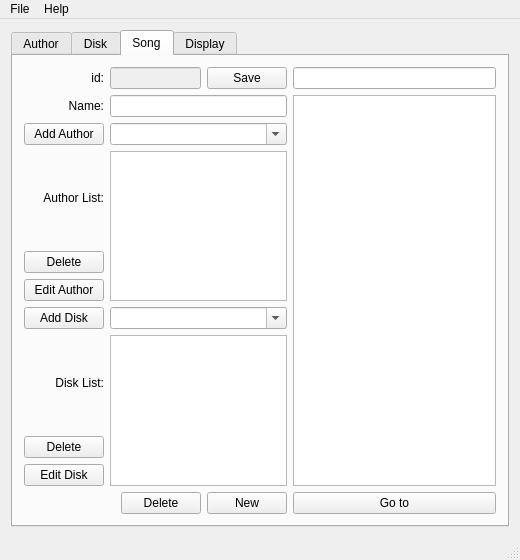
<?xml version="1.0" encoding="UTF-8"?>
<ui version="4.0">
 <class>MainWindow</class>
 <widget class="QMainWindow" name="MainWindow">
  <property name="geometry">
   <rect>
    <x>0</x>
    <y>0</y>
    <width>520</width>
    <height>560</height>
   </rect>
  </property>
  <property name="windowTitle">
   <string>MainWindow</string>
  </property>
  <widget class="QWidget" name="centralWidget">
   <layout class="QGridLayout" name="gridLayout">
    <property name="leftMargin">
     <number>0</number>
    </property>
    <property name="topMargin">
     <number>0</number>
    </property>
    <property name="rightMargin">
     <number>0</number>
    </property>
    <property name="bottomMargin">
     <number>0</number>
    </property>
    <item row="0" column="0">
     <widget class="QScrollArea" name="scrollArea">
      <property name="frameShape">
       <enum>QFrame::NoFrame</enum>
      </property>
      <property name="widgetResizable">
       <bool>true</bool>
      </property>
      <widget class="QWidget" name="scrollAreaWidgetContents">
       <property name="geometry">
        <rect>
         <x>0</x>
         <y>0</y>
         <width>520</width>
         <height>518</height>
        </rect>
       </property>
       <layout class="QGridLayout" name="gridLayout_2">
        <item row="0" column="0">
         <widget class="QTabWidget" name="tabWidget">
          <property name="currentIndex">
           <number>2</number>
          </property>
          <widget class="QWidget" name="tabAuthor">
           <attribute name="title">
            <string>Author</string>
           </attribute>
           <layout class="QGridLayout" name="gridLayout_4">
            <item row="0" column="0">
             <layout class="QGridLayout" name="gridLayout_3">
              <item row="2" column="0">
               <widget class="QLabel" name="labelAuthorSongList">
                <property name="text">
                 <string>Song List:</string>
                </property>
                <property name="alignment">
                 <set>Qt::AlignRight|Qt::AlignTrailing|Qt::AlignVCenter</set>
                </property>
               </widget>
              </item>
              <item row="3" column="0">
               <widget class="QPushButton" name="pushButtonAuthorEditSong">
                <property name="text">
                 <string>Edit Song</string>
                </property>
               </widget>
              </item>
              <item row="1" column="0">
               <widget class="QLabel" name="labelAuthorName">
                <property name="text">
                 <string>Name:</string>
                </property>
                <property name="alignment">
                 <set>Qt::AlignRight|Qt::AlignTrailing|Qt::AlignVCenter</set>
                </property>
               </widget>
              </item>
              <item row="2" column="1" rowspan="2" colspan="4">
               <widget class="QListWidget" name="listWidgetAuthorSongList"/>
              </item>
              <item row="0" column="0">
               <widget class="QLabel" name="labelAuthorId">
                <property name="text">
                 <string>id:</string>
                </property>
                <property name="alignment">
                 <set>Qt::AlignRight|Qt::AlignTrailing|Qt::AlignVCenter</set>
                </property>
               </widget>
              </item>
              <item row="1" column="1" colspan="4">
               <widget class="QLineEdit" name="lineEditAuthorName"/>
              </item>
              <item row="0" column="4">
               <widget class="QPushButton" name="pushButtonAuthorSave">
                <property name="text">
                 <string>Save</string>
                </property>
               </widget>
              </item>
              <item row="4" column="2" colspan="2">
               <widget class="QPushButton" name="pushButtonAuthorDelete">
                <property name="text">
                 <string>Delete</string>
                </property>
               </widget>
              </item>
              <item row="4" column="4">
               <widget class="QPushButton" name="pushButtonAuthorNew">
                <property name="text">
                 <string>New</string>
                </property>
               </widget>
              </item>
              <item row="1" column="5" rowspan="3">
               <widget class="QListWidget" name="listWidgetAuthorGoTo"/>
              </item>
              <item row="0" column="5">
               <widget class="QLineEdit" name="lineEditAuthorSearch"/>
              </item>
              <item row="4" column="5">
               <widget class="QPushButton" name="pushButtonAuthorGoTo">
                <property name="text">
                 <string>Go to</string>
                </property>
               </widget>
              </item>
              <item row="0" column="1" colspan="3">
               <widget class="QLineEdit" name="lineEditAuthorId">
                <property name="enabled">
                 <bool>false</bool>
                </property>
                <property name="text">
                 <string/>
                </property>
               </widget>
              </item>
             </layout>
            </item>
           </layout>
          </widget>
          <widget class="QWidget" name="tabDisk">
           <attribute name="title">
            <string>Disk</string>
           </attribute>
           <layout class="QGridLayout" name="gridLayout_7">
            <item row="0" column="0">
             <layout class="QGridLayout" name="gridLayout_6">
              <item row="0" column="0">
               <widget class="QLabel" name="labelDiskId">
                <property name="text">
                 <string>id:</string>
                </property>
                <property name="alignment">
                 <set>Qt::AlignRight|Qt::AlignTrailing|Qt::AlignVCenter</set>
                </property>
               </widget>
              </item>
              <item row="1" column="0">
               <widget class="QLabel" name="labelDiskName">
                <property name="text">
                 <string>Name:</string>
                </property>
                <property name="alignment">
                 <set>Qt::AlignRight|Qt::AlignTrailing|Qt::AlignVCenter</set>
                </property>
               </widget>
              </item>
              <item row="2" column="0">
               <widget class="QLabel" name="labelAuthorDiskList">
                <property name="text">
                 <string>Song List:</string>
                </property>
                <property name="alignment">
                 <set>Qt::AlignRight|Qt::AlignTrailing|Qt::AlignVCenter</set>
                </property>
               </widget>
              </item>
              <item row="2" column="1" rowspan="2" colspan="4">
               <widget class="QListWidget" name="listWidgetDiskSongList"/>
              </item>
              <item row="3" column="0">
               <widget class="QPushButton" name="pushButtonDiskEditSong">
                <property name="text">
                 <string>Edit Song</string>
                </property>
               </widget>
              </item>
              <item row="4" column="4">
               <widget class="QPushButton" name="pushButtonDiskNew">
                <property name="text">
                 <string>New</string>
                </property>
               </widget>
              </item>
              <item row="1" column="1" colspan="4">
               <widget class="QLineEdit" name="lineEditDiskName"/>
              </item>
              <item row="0" column="4">
               <widget class="QPushButton" name="pushButtonDiskSave">
                <property name="text">
                 <string>Save</string>
                </property>
               </widget>
              </item>
              <item row="4" column="2" colspan="2">
               <widget class="QPushButton" name="pushButtonDiskDelete">
                <property name="text">
                 <string>Delete</string>
                </property>
               </widget>
              </item>
              <item row="0" column="1" colspan="3">
               <widget class="QLineEdit" name="lineEditDiskId">
                <property name="enabled">
                 <bool>false</bool>
                </property>
               </widget>
              </item>
              <item row="0" column="5">
               <widget class="QLineEdit" name="lineEditDiskSearch"/>
              </item>
              <item row="4" column="5">
               <widget class="QPushButton" name="pushButtonDiskGoTo">
                <property name="text">
                 <string>Go to</string>
                </property>
               </widget>
              </item>
              <item row="1" column="5" rowspan="3">
               <widget class="QListWidget" name="listWidgetDiskGoTo"/>
              </item>
             </layout>
            </item>
           </layout>
          </widget>
          <widget class="QWidget" name="tabSong">
           <attribute name="title">
            <string>Song</string>
           </attribute>
           <layout class="QGridLayout" name="gridLayout_9">
            <item row="0" column="0">
             <layout class="QGridLayout" name="gridLayout_8">
              <item row="1" column="1" colspan="4">
               <widget class="QLineEdit" name="lineEditSongName"/>
              </item>
              <item row="0" column="1" colspan="3">
               <widget class="QLineEdit" name="lineEditSongId">
                <property name="enabled">
                 <bool>false</bool>
                </property>
               </widget>
              </item>
              <item row="10" column="4">
               <widget class="QPushButton" name="pushButtonSongNew">
                <property name="text">
                 <string>New</string>
                </property>
               </widget>
              </item>
              <item row="7" column="0">
               <widget class="QLabel" name="labelSongDiskList">
                <property name="text">
                 <string>Disk List:</string>
                </property>
                <property name="alignment">
                 <set>Qt::AlignRight|Qt::AlignTrailing|Qt::AlignVCenter</set>
                </property>
               </widget>
              </item>
              <item row="3" column="1" rowspan="3" colspan="4">
               <widget class="QListWidget" name="listWidgetSongAuthorList"/>
              </item>
              <item row="0" column="0">
               <widget class="QLabel" name="labelSongId">
                <property name="text">
                 <string>id:</string>
                </property>
                <property name="alignment">
                 <set>Qt::AlignRight|Qt::AlignTrailing|Qt::AlignVCenter</set>
                </property>
               </widget>
              </item>
              <item row="4" column="0">
               <widget class="QPushButton" name="pushButtonSongDeleteAuthor">
                <property name="text">
                 <string>Delete</string>
                </property>
               </widget>
              </item>
              <item row="9" column="0">
               <widget class="QPushButton" name="pushButtonSongEditDisk">
                <property name="text">
                 <string>Edit Disk</string>
                </property>
               </widget>
              </item>
              <item row="5" column="0">
               <widget class="QPushButton" name="pushButtonSongEditAuthor">
                <property name="text">
                 <string>Edit Author</string>
                </property>
               </widget>
              </item>
              <item row="3" column="0">
               <widget class="QLabel" name="labelSongAuthorList">
                <property name="text">
                 <string>Author List:</string>
                </property>
                <property name="alignment">
                 <set>Qt::AlignRight|Qt::AlignTrailing|Qt::AlignVCenter</set>
                </property>
               </widget>
              </item>
              <item row="1" column="0">
               <widget class="QLabel" name="labelSongName">
                <property name="text">
                 <string>Name:</string>
                </property>
                <property name="alignment">
                 <set>Qt::AlignRight|Qt::AlignTrailing|Qt::AlignVCenter</set>
                </property>
               </widget>
              </item>
              <item row="7" column="1" rowspan="3" colspan="4">
               <widget class="QListWidget" name="listWidgetSongDiskList"/>
              </item>
              <item row="0" column="4">
               <widget class="QPushButton" name="pushButtonSongSave">
                <property name="text">
                 <string>Save</string>
                </property>
               </widget>
              </item>
              <item row="8" column="0">
               <widget class="QPushButton" name="pushButtonSongDeleteDisk">
                <property name="text">
                 <string>Delete</string>
                </property>
               </widget>
              </item>
              <item row="10" column="2" colspan="2">
               <widget class="QPushButton" name="pushButtonSongDelete">
                <property name="text">
                 <string>Delete</string>
                </property>
               </widget>
              </item>
              <item row="1" column="5" rowspan="9">
               <widget class="QListWidget" name="listWidgetSongGoTo"/>
              </item>
              <item row="10" column="5">
               <widget class="QPushButton" name="pushButtonSongGoTo">
                <property name="text">
                 <string>Go to</string>
                </property>
               </widget>
              </item>
              <item row="0" column="5">
               <widget class="QLineEdit" name="lineEditSongSearch"/>
              </item>
              <item row="2" column="0">
               <widget class="QPushButton" name="pushButtonSongAddAuthor">
                <property name="text">
                 <string>Add Author</string>
                </property>
               </widget>
              </item>
              <item row="2" column="1" colspan="4">
               <widget class="QComboBox" name="comboBoxSongAddAuthor">
                <property name="editable">
                 <bool>true</bool>
                </property>
               </widget>
              </item>
              <item row="6" column="0">
               <widget class="QPushButton" name="pushButtonSongAddDisk">
                <property name="text">
                 <string>Add Disk</string>
                </property>
               </widget>
              </item>
              <item row="6" column="1" colspan="4">
               <widget class="QComboBox" name="comboBoxSongAddDisk">
                <property name="editable">
                 <bool>true</bool>
                </property>
               </widget>
              </item>
             </layout>
            </item>
           </layout>
          </widget>
          <widget class="QWidget" name="tabReport">
           <attribute name="title">
            <string>Display</string>
           </attribute>
           <widget class="QPushButton" name="pushButtonDisplaySearchByAuthor">
            <property name="geometry">
             <rect>
              <x>220</x>
              <y>60</y>
              <width>121</width>
              <height>23</height>
             </rect>
            </property>
            <property name="text">
             <string>Search by Author</string>
            </property>
           </widget>
           <widget class="QPushButton" name="pushButtonDisplaySearchBySong">
            <property name="geometry">
             <rect>
              <x>220</x>
              <y>130</y>
              <width>121</width>
              <height>23</height>
             </rect>
            </property>
            <property name="text">
             <string>Search by Song</string>
            </property>
           </widget>
           <widget class="QComboBox" name="comboBoxDisplaySearchByAuthor">
            <property name="geometry">
             <rect>
              <x>30</x>
              <y>60</y>
              <width>161</width>
              <height>23</height>
             </rect>
            </property>
            <property name="editable">
             <bool>true</bool>
            </property>
           </widget>
           <widget class="QComboBox" name="comboBoxDisplaySearchBySong">
            <property name="geometry">
             <rect>
              <x>30</x>
              <y>130</y>
              <width>161</width>
              <height>23</height>
             </rect>
            </property>
            <property name="editable">
             <bool>true</bool>
            </property>
           </widget>
          </widget>
         </widget>
        </item>
       </layout>
      </widget>
     </widget>
    </item>
   </layout>
  </widget>
  <widget class="QMenuBar" name="menuBar">
   <property name="geometry">
    <rect>
     <x>0</x>
     <y>0</y>
     <width>520</width>
     <height>20</height>
    </rect>
   </property>
   <widget class="QMenu" name="menuMusic_Database">
    <property name="title">
     <string>File</string>
    </property>
    <addaction name="actionNew_File"/>
    <addaction name="actionOpen_File"/>
    <addaction name="actionSave"/>
    <addaction name="actionSave_As"/>
    <addaction name="actionExit"/>
   </widget>
   <widget class="QMenu" name="menuHelp">
    <property name="title">
     <string>Help</string>
    </property>
    <addaction name="actionAbout"/>
   </widget>
   <addaction name="menuMusic_Database"/>
   <addaction name="menuHelp"/>
  </widget>
  <widget class="QStatusBar" name="statusBar"/>
  <action name="actionNew_File">
   <property name="text">
    <string>New File</string>
   </property>
  </action>
  <action name="actionOpen_File">
   <property name="text">
    <string>Open File</string>
   </property>
  </action>
  <action name="actionSave">
   <property name="text">
    <string>Save</string>
   </property>
  </action>
  <action name="actionSave_As">
   <property name="text">
    <string>Save As</string>
   </property>
  </action>
  <action name="actionExit">
   <property name="text">
    <string>Exit</string>
   </property>
  </action>
  <action name="actionAbout">
   <property name="text">
    <string>About</string>
   </property>
  </action>
 </widget>
 <layoutdefault spacing="6" margin="11"/>
 <resources/>
 <connections/>
</ui>
